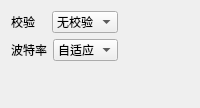
           <widget class="QWidget" name="page">
            <layout class="QVBoxLayout" name="verticalLayout_24">
             <item>
              <layout class="QHBoxLayout" name="horizontalLayout_41">
               <item>
                <layout class="QVBoxLayout" name="verticalLayout_23">
                 <item>
                  <layout class="QHBoxLayout" name="horizontalLayout_39">
                   <item>
                    <widget class="QLabel" name="label_23">
                     <property name="text">
                      <string>校验</string>
                     </property>
                    </widget>
                   </item>
                   <item>
                    <widget class="QComboBox" name="comboBox_13">
                     <item>
                      <property name="text">
                       <string>无校验</string>
                      </property>
                     </item>
                     <item>
                      <property name="text">
                       <string>奇校验</string>
                      </property>
                     </item>
                     <item>
                      <property name="text">
                       <string>偶校验</string>
                      </property>
                     </item>
                    </widget>
                   </item>
                  </layout>
                 </item>
                 <item>
                  <layout class="QHBoxLayout" name="horizontalLayout_40">
                   <item>
                    <widget class="QLabel" name="label_24">
                     <property name="text">
                      <string>波特率</string>
                     </property>
                    </widget>
                   </item>
                   <item>
                    <widget class="QComboBox" name="comboBox_14">
                     <item>
                      <property name="text">
                       <string>自适应</string>
                      </property>
                     </item>
                     <item>
                      <property name="text">
                       <string>1200</string>
                      </property>
                     </item>
                     <item>
                      <property name="text">
                       <string>2400</string>
                      </property>
                     </item>
                     <item>
                      <property name="text">
                       <string>4800</string>
                      </property>
                     </item>
                     <item>
                      <property name="text">
                       <string>9600</string>
                      </property>
                     </item>
                     <item>
                      <property name="text">
                       <string>19200</string>
                      </property>
                     </item>
                    </widget>
                   </item>
                  </layout>
                 </item>
                </layout>
               </item>
               <item>
                <spacer name="horizontalSpacer">
                 <property name="orientation">
                  <enum>Qt::Horizontal</enum>
                 </property>
                 <property name="sizeHint" stdset="0">
                  <size>
                   <width>40</width>
                   <height>20</height>
                  </size>
                 </property>
                </spacer>
               </item>
              </layout>
             </item>
             <item>
              <spacer name="verticalSpacer">
               <property name="orientation">
                <enum>Qt::Vertical</enum>
               </property>
               <property name="sizeHint" stdset="0">
                <size>
                 <width>20</width>
                 <height>36</height>
                </size>
               </property>
              </spacer>
             </item>
            </layout>
            <zorder>comboBox_12</zorder>
            <zorder>comboBox_13</zorder>
            <zorder>comboBox_14</zorder>
            <zorder>label_23</zorder>
            <zorder>label_24</zorder>
            <zorder>verticalSpacer</zorder>
            <zorder>horizontalSpacer</zorder>
           </widget>
